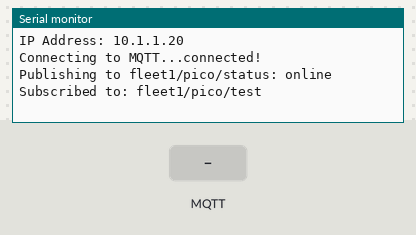
A sketch run on a simulated Raspberry Pi Pico. Shown: the last lines printed to the serial monitor. The test bench sets the inputs (shaded band). WiFi joins after 1.5 s; servers stay silent unless stated; no MQTT or app messages arrive unless stated.

Above: at 1.2 s.
1.3 s: MQTT message "1" arrives on the first subscribed topic
At 2.5 s:
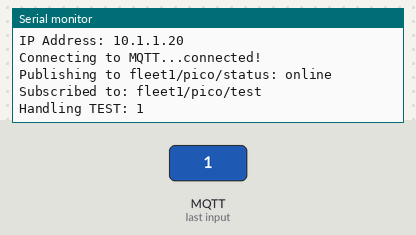
2.8 s: MQTT message "on" arrives on the first subscribed topic
At 3.6 s:
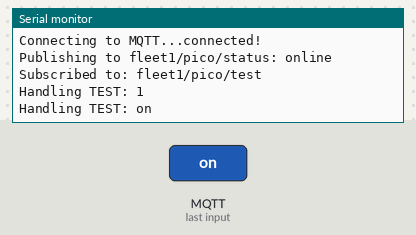
4.3 s: MQTT message "off" arrives on the first subscribed topic
At 5.0 s:
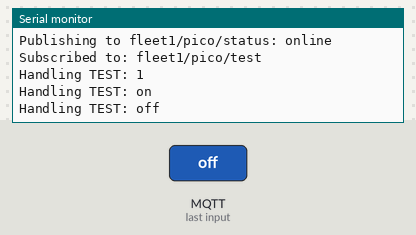

The sketch:

vanlab-mqtt-client.ino
```cpp
// (licence header left out)
#define DEBUG 1  // Set to 0 for production

// Debug macros
#if DEBUG
  #define DEBUG_BEGIN(baud)    Serial.begin(baud); while (!Serial && millis() < 2000)
  #define DEBUG_PRINT(x)       Serial.print(x)
  #define DEBUG_PRINTLN(x)     Serial.println(x)
  #define DEBUG_PRINTF(...)    Serial.printf(__VA_ARGS__)
#else
  #define DEBUG_BEGIN(baud)
  #define DEBUG_PRINT(x)
  #define DEBUG_PRINTLN(x)
  #define DEBUG_PRINTF(...)
#endif

// Unset to supress redefined warnings
#ifdef htons
  #undef htons
#endif

#include <SPI.h>
#include <Ethernet.h>
#include <MQTT.h>

// Network config
byte mac[] = { 0x02, 0xFE, 0xD3, 0xAD, 0xBE, 0xEF };
IPAddress ip(10, 1, 1, 20);
IPAddress subnet(255, 255, 255, 0);

// MQTT config
IPAddress broker(10, 1, 1, 10);
const int mqttPort = 1883;
const char* mqttUser = "pico";
const char* mqttPass = "password";
const char* mqttClientID = "feather-pico";

// Ethernet and MQTT clients
EthernetClient net;
MQTTClient client(128);  // 128-byte message buffer

// PUB MAP
struct PubTopic {
  const char* name;
  const char* topic;
};
PubTopic pubTopics[] = {
  { "status", "fleet1/pico/status" },
};
const int pubCount = sizeof(pubTopics) / sizeof(pubTopics[0]);

// SUB MAP
typedef void (*MqttHandler)(String payload);
struct SubTopic {
  const char* name;
  const char* topic;
  MqttHandler handler;
};

// SUB HANDLERS
void handleTest(String payload){
  DEBUG_PRINTF("Handling TEST: %s\n", payload.c_str());
};

SubTopic subTopics[] = {
  { "test", "fleet1/pico/test", handleTest },
};
const int subCount = sizeof(subTopics) / sizeof(subTopics[0]);

// Return local IP as a string
const char* getLocalIP() {
  static char ipStr[16];  // Enough for "255.255.255.255"
  IPAddress ip = Ethernet.localIP();
  snprintf(ipStr, sizeof(ipStr), "%u.%u.%u.%u", ip[0], ip[1], ip[2], ip[3]);
  return ipStr;
};

// Initialize ethernet connection
void connectToEthernet(){
  DEBUG_BEGIN(115200);
  Ethernet.begin(mac, ip, subnet);
  DEBUG_PRINTF("IP Address: %s\n", getLocalIP());
};

// Publish dispatcher
void publishTo(const char* name, const char* message, bool retained = true, int qos = 1){
  for (int i = 0; i < pubCount; i++) {
    if ( strcmp(name, pubTopics[i].name) == 0){
      DEBUG_PRINTF("Publishing to %s: %s\n", pubTopics[i].topic, message);
      client.publish(pubTopics[i].topic, message, retained, qos);
      return;
    };
  };
  DEBUG_PRINTF("WARNING - Unknown pub topic name: %s\n", name);
};

// MQTT callback with dispatch
void onMqttMessage(String &topic, String &payload){
  for (int i = 0; i < subCount; i++) {
    if ( topic == subTopics[i].topic) {
      subTopics[i].handler(payload);
      return;
    };
  };
  DEBUG_PRINTF("WARNING - No handler for topic: %s\n", topic.c_str());
};

// Connect to broker and publish online message
void connectToMQTT() {
  // Client settings
  client.begin(broker, mqttPort, net);
  client.onMessage(onMqttMessage);
  client.setWill(pubTopics[0].topic, "offline", true, 1);

  DEBUG_PRINT("Connecting to MQTT...");
  while (!client.connect(mqttClientID, mqttUser, mqttPass)) {
    DEBUG_PRINT(".");
    delay(1000);
  };
  DEBUG_PRINTLN("connected!");

  // Publish initial state
  publishTo("status", "online");

  // Subscribe to all sub topics
  for (int i = 0; i < subCount; i++) {
    client.subscribe(subTopics[i].topic);
    DEBUG_PRINTF("Subscribed to: %s\n", String(subTopics[i].topic).c_str());
  };
};

// Publish a heartbeat status every 10 seconds
void heartbeat(){
  static unsigned long lastPublish = 0;
  if (millis() - lastPublish > 10000) {
    lastPublish = millis();
    publishTo("status", "heartbeat");
  };
};

void setup() {
  connectToEthernet();
  connectToMQTT();
};

void loop() {
   // Reconnect if dropped
  if (!client.connected()) {
    connectToMQTT();
  };
  client.loop();

  heartbeat();
  delay(10);
};
```

Measured:
- after the input at 1.3 s, the serial monitor: prints a new line at once (image 1)
- after the input at 2.8 s, the serial monitor: prints a new line at once (image 2)
- after the input at 4.3 s, the serial monitor: prints a new line at once (image 3)
